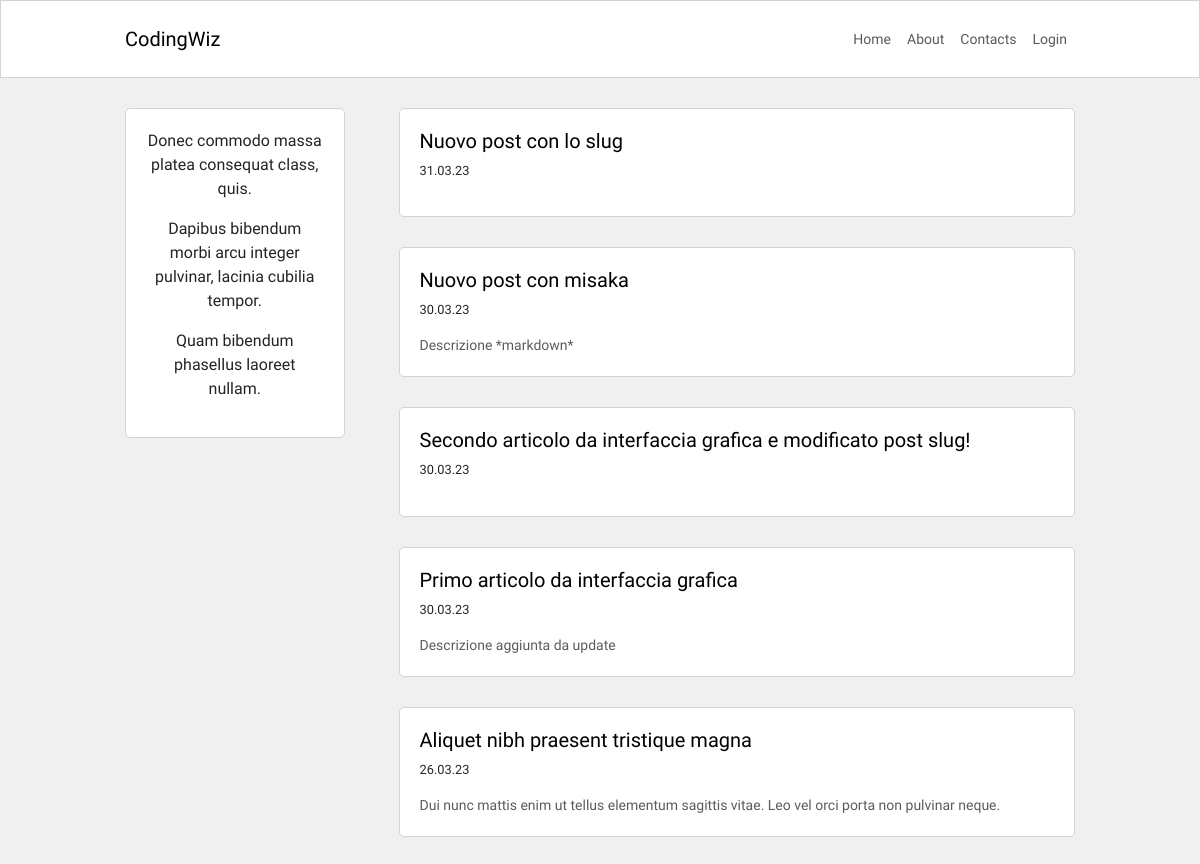
Before: / with the older database file.
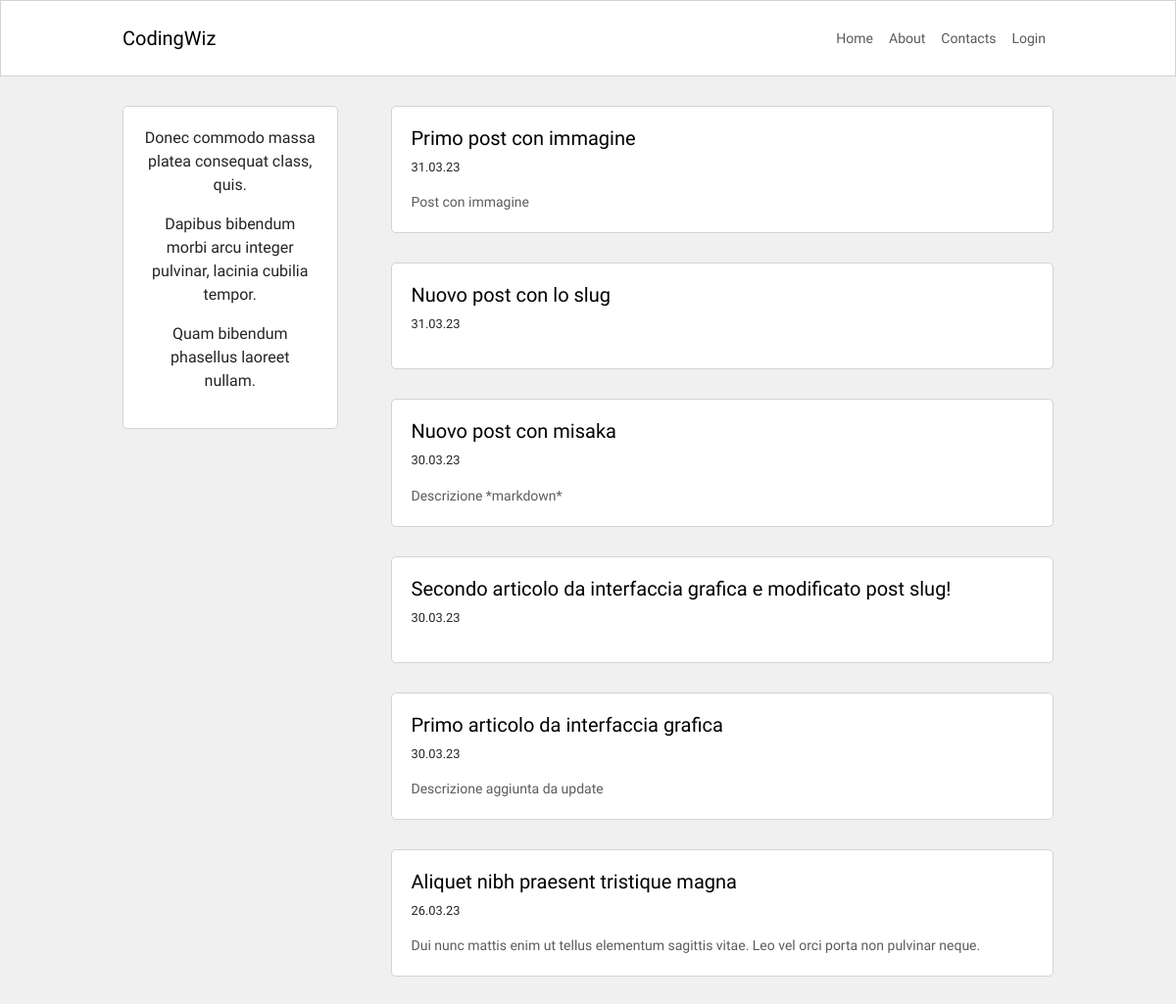
After: the same page with the newer database file.
### blog/models.py (models this page shows, shortened)
class Post(db.Model):
    id = db.Column(db.Integer, primary_key=True)
    user_id = db.Column(db.Integer, db.ForeignKey('user.id'), nullable=False)
    created_at = db.Column(db.DateTime, default=datetime.now)
    title = db.Column(db.String(120), nullable=False)
    description = db.Column(db.String(240))
    body = db.Column(db.Text(), nullable=False)
    slug = db.Column(db.String(250))
    image = db.Column(db.String(120))

### blog/routes.py (the view)
@app.route("/")
def homepage():
    posts = Post.query.order_by(Post.created_at.desc()).all()
    return render_template("homepage.html", posts=posts)

### blog/templates/homepage.html (shortened to what this page needs)
{% extends 'base.html' %}
{% block content %}
    <div class="container content-container">
        <div class="row no-gutters">
            <div class="col-md-9 order-md-2">
                {% for post in posts %}
                <div class="single-post-home">
                    <h5>
                        <a class="custom-link" href="{{ url_for('post_detail', post_slug=post.slug) }}">{{ post.title }}</a>
                    </h5>
                    <p class="p-small-created-date">{{ post.created_at.strftime('%d.%m.%y') }}</p>
                    {% if post.description %}
                    <p class="p-small-description text-muted mb-0">{{ post.description }}</p>
                    {% endif %}
                </div>
                {% endfor %}
            </div>
            <div class="col-md-3 order-md-1">
                <div class="about-snippet-block text-center">
                    {{ lipsum(n=3, min=5, max=10) }}
                </div>
            </div>
        </div>
    </div>
{% endblock content %}

### blog/templates/base.html (shortened to what this page needs)
<!DOCTYPE html>
<html lang="en">
<head>
    <link href="https://cdn.jsdelivr.net/npm/bootstrap@5.3.0-alpha2/dist/css/bootstrap.min.css" rel="stylesheet" >
    <link rel="stylesheet" href= "{{ url_for('static', filename="blog.css") }}">
</head>
<body>
    <nav class="navbar navbar-expand-lg navbar-bg-white">
        <div class="container navbar-container">
            <a class="navbar-brand" href="{{ url_for('homepage') }}">CodingWiz</a>
            <div class="collapse navbar-collapse" id="navbarSupportedContent">
              <div class="navbar-nav ms-auto">
                  <a class="nav-item nav-link" href="{{ url_for('homepage') }}">Home</a>
                  <a class="nav-item nav-link" href="{{ url_for('about') }}">About</a>
                  <a class="nav-item nav-link" href="#">Contacts</a>
                  {% if current_user.is_authenticated %}
                  <a class="nav-item nav-link" href="{{ url_for('post_create') }}">Create post</a>
                  <a class="nav-item nav-link" href="{{ url_for('logout') }}">Logout</a>
                  {% else %}
                  <a class="nav-item nav-link" href="{{ url_for('login') }}">Login</a>
                  {% endif %}
              </div>
          </div>
        </div>
    </nav>
    {% block content %}
    {% endblock content %}
</body>
</html>

### blog/static/blog.css (style rules this page uses)
html, body { font-family: 'Montserrat', sans-serif; background-color: #f0f0f0; }
.navbar-bg-white { background-color: white; border: 1px solid #d3d3d3; }
.content-container { max-width: 950px; margin-top: 30px; margin-bottom: 30px; padding: 0px; }
.navbar-container { max-width: 950px; padding: 10px 0px 10px 0px; font-size: 0.875rem; }
.single-post-home { background-color: white; border: 1px solid #d3d3d3; border-radius: 5px; padding: 20px; margin-bottom: 30px; }
.about-snippet-block { background-color: white; border: 1px solid #d3d3d3; border-radius: 5px; padding: 20px; }
.p-small-description { font-size: 0.875rem; }
.p-small-created-date { font-size: 0.800rem; }
.custom-link { color: black; text-decoration: none; }
@media (min-width:768px) { .single-post-home { margin-left: 30px; } }

Changed rows visible on the page:
added Post: title "Primo post con immagine", created_at "31.03.23", description "Post con immagine"
